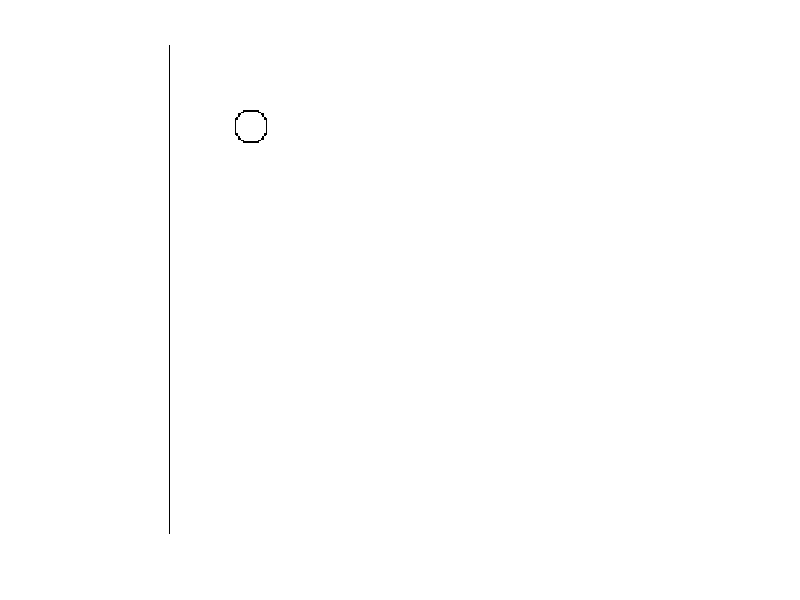

MATLAB code to generate this figure:

r = 10;
cx = 50; cy = 50;
image = ones(300, 300);
for theta=0:0.25:360
    radian = theta * (3.14/180);
    x = ceil(r * cos(radian) + cx);
    y = ceil(r * sin(radian) + cy);
    image(x, y) = 0;
end

imshow(image);